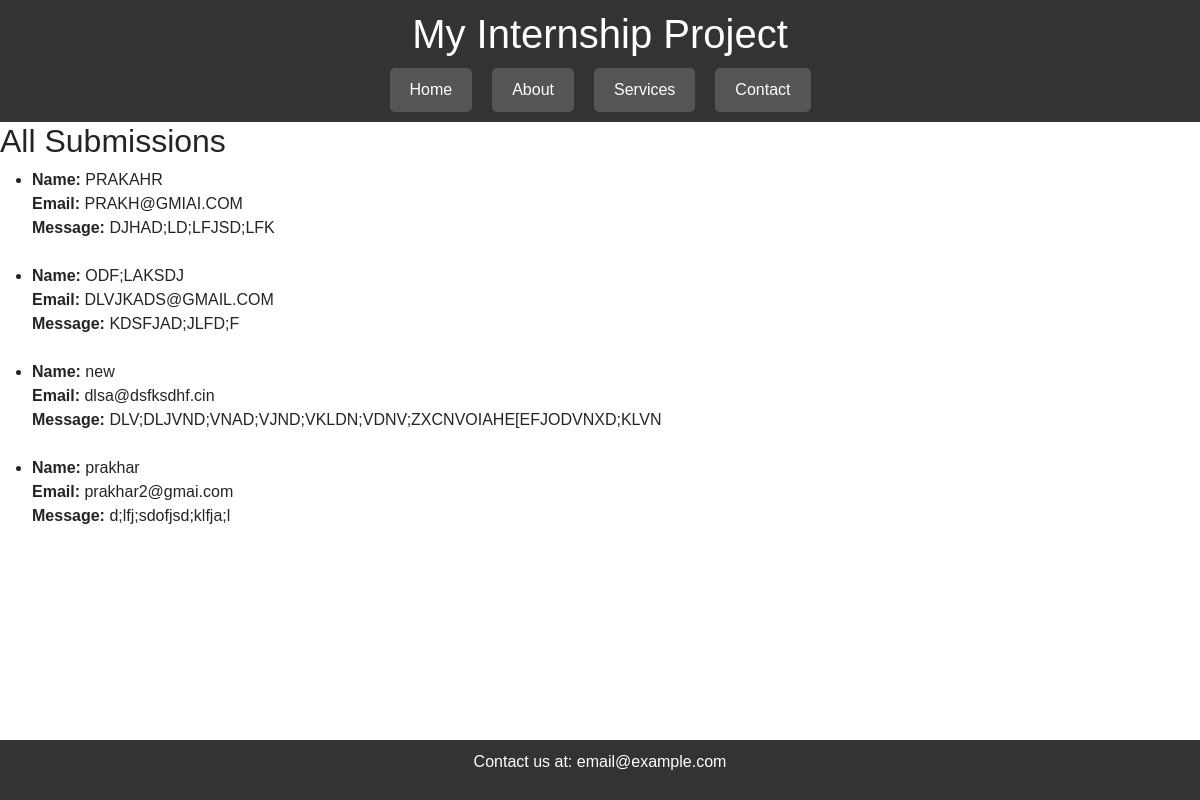
The page /submission-list/ on the database its author committed.
### djangoApp/models.py (models this page shows, shortened)
class Submission(models.Model):
    name = models.CharField(max_length=100)
    email = models.EmailField()
    message = models.TextField()

### djangoApp/views.py (the view)
# urls.py: path('submission-list/', submission_list, name='submission_list'),
def submission_list(request):
    submissions = Submission.objects.all()
    return render(request, 'submission_list.html', {'submissions': submissions})

### templates/submission_list.html
{% extends 'base.html' %}
{% block content %}
    <h2>All Submissions</h2>
    <ul>
        {% for submission in submissions %}
            <li>
                <strong>Name:</strong> {{ submission.name }}<br>
                <strong>Email:</strong> {{ submission.email }}<br>
                <strong>Message:</strong> {{ submission.message }}
            </li>
            <br>
        {% endfor %}
    </ul>
{% endblock %}

### templates/base.html (shortened to what this page needs)
{% load static %}
<!DOCTYPE html>
<html lang="en">
<head>
    <link href="https://cdn.jsdelivr.net/npm/bootstrap@5.3.2/dist/css/bootstrap.min.css" rel="stylesheet">
</head>
<body>
    {% include 'includes/navbar.html' %}
    {% block content %}
    {% endblock %}
    {% include 'includes/footer.html' %}
</body>
</html>

### templates/includes/navbar.html
<header>
    <h1>My Internship Project</h1>
    <nav>
        <a href="{% url 'index' %}">Home</a>
        <a href="#">About</a>
        <a href="#">Services</a>
        <a href="{% url 'contactUs' %}">Contact</a>
    </nav>
</header>

### templates/includes/footer.html
<footer>
    <p>Contact us at: email@example.com</p>
</footer>

### templates/base.html (style rules this page uses)
body { font-family: Arial, sans-serif; margin: 0; padding: 0; box-sizing: border-box; }
header { background-color: #333; color: #fff; padding: 10px; text-align: center; }
nav { display: flex; justify-content: center; margin-top: 10px; }
nav a { color: #fff; text-decoration: none; padding: 10px 20px; margin: 0 10px; border-radius: 5px; background-color: #555; }
footer { background-color: #333; color: #fff; text-align: center; padding: 10px; position: fixed; bottom: 0; width: 100%; }

### rows shown on the page
Submission: name "PRAKAHR", email "PRAKH@GMIAI.COM", message "DJHAD;LD;LFJSD;LFK"
Submission: name "ODF;LAKSDJ", email "DLVJKADS@GMAIL.COM", message "KDSFJAD;JLFD;F"
Submission: name "new", email "dlsa@dsfksdhf.cin", message "DLV;DLJVND;VNAD;VJND;VKLDN;VDNV;ZXCNVOIAHE[EFJODVNXD;KLVN"
Submission: name "prakhar", email "prakhar2@gmai.com", message "d;lfj;sdofjsd;klfja;l"
